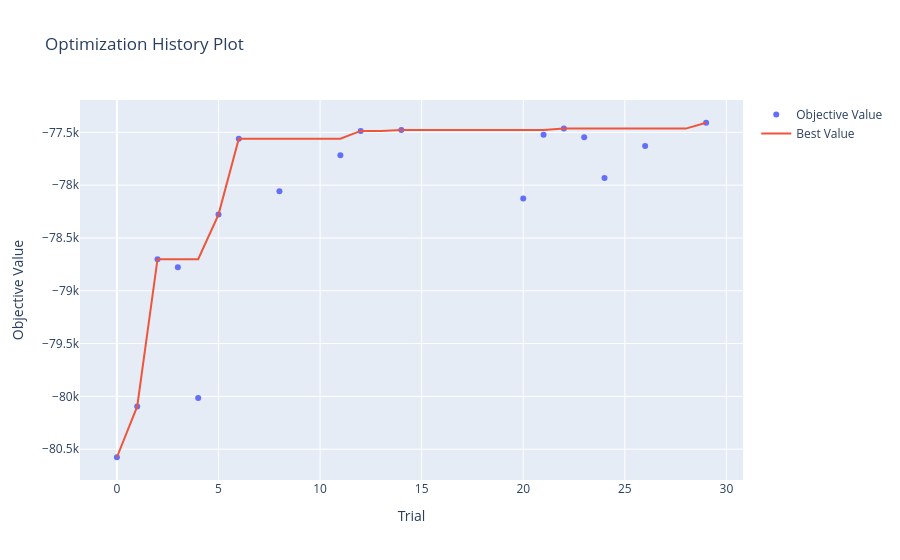
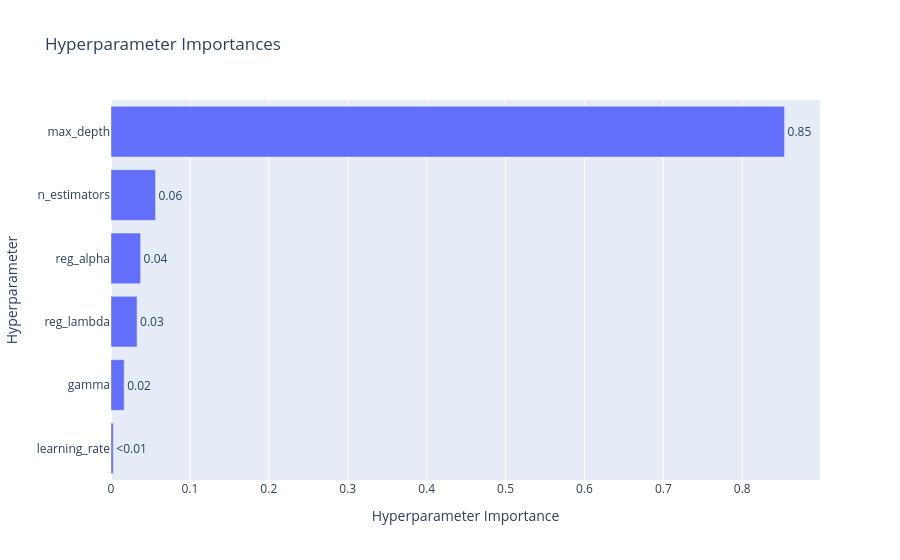

The notebook cell saved with these charts, in order:
### Markdown cell above
Наилучшие гиперпараметры LightGBM: {'learning_rate': 0.02509512932740078, 'max_depth': 7, 'n_estimators': 1630, 'num_leaves': 2, 'min_child_samples': 87, 'reg_alpha': 0.5694374143849233, 'reg_lambda': 0.4402439857576577}


MAE улучшилась после оптимизации: 81979.31->79513.11 (примерно на 3 п.п.)

Наибольший вклад в рост качества вложил гиперпараметр reg_lambda (L2-регуляризация)

### Code cell
def xgboost_params_func(trial):
    return {
        'learning_rate': trial.suggest_float('learning_rate', 0.01, 0.1, log=True),
        'max_depth': trial.suggest_int('max_depth', 3, 10),
        'n_estimators': trial.suggest_int('n_estimators', 500, 2000),
        'gamma': trial.suggest_float('gamma', 1e-8, 1.0),
        'reg_alpha': trial.suggest_float('reg_alpha', 1e-8, 10),
        'reg_lambda': trial.suggest_float('reg_lambda', 1e-8, 10),
        **default_xgboost_params
    }

def xgboost_estimator_func(params):
    return XGBRegressor(**params)

xgboost_study = optuna_helper.fit_study(
    xgboost_params_func, xgboost_estimator_func, scorer_func, visualize=True)

print('=== xgboost ===')
print('Наилучшие гиперпараметры:', xgboost_study.best_params)
print(f'MAE: {-xgboost_study.best_value:.2f}')

### Figure 1 — Plotly figure (JSON) as saved in the notebook; plotly's stock layout.template omitted (floating-point values rounded to 4 significant figures)
{"data": [{"mode": "markers", "name": "Objective Value", "type": "scatter", "x": [0, 1, 2, 3, 4, 5, 6, 8, 11, 12, 14, 20, 21, 22, 23, 24, 26, 29], "y": [-80580.0, -80100.0, -78700.0, -78780.0, -80010.0, -78280.0, -77560.0, -78060.0, -77720.0, -77490.0, -77480.0, -78130.0, -77520.0, -77460.0, -77550.0, -77930.0, -77630.0, -77410.0]}, {"mode": "lines", "name": "Best Value", "type": "scatter", "x": [0, 1, 2, 3, 4, 5, 6, 7, 8, 9, 10, 11, 12, 13, 14, 15, 16, 17, 18, 19, 20, 21, 22, 23, 24, 25, 26, 27, 28, 29], "y": [-80580.0, -80100.0, -78700.0, -78700.0, -78700.0, -78280.0, -77560.0, -77560.0, -77560.0, -77560.0, -77560.0, -77560.0, -77490.0, -77490.0, -77480.0, -77480.0, -77480.0, -77480.0, -77480.0, -77480.0, -77480.0, -77480.0, -77460.0, -77460.0, -77460.0, -77460.0, -77460.0, -77460.0, -77460.0, -77410.0]}, {"marker": {"color": "#cccccc"}, "mode": "markers", "name": "Infeasible Trial", "showlegend": false, "type": "scatter", "x": [], "y": []}], "layout": {"title": {"text": "Optimization History Plot"}, "xaxis": {"title": {"text": "Trial"}}, "yaxis": {"title": {"text": "Objective Value"}}}}

### Figure 2 — Plotly figure (JSON) as saved in the notebook; plotly's stock layout.template omitted (floating-point values rounded to 4 significant figures)
{"data": [{"cliponaxis": false, "hovertemplate": ["learning_rate (FloatDistribution): 0.0028596274612722513<extra></extra>", "gamma (FloatDistribution): 0.01664877064016966<extra></extra>", "reg_lambda (FloatDistribution): 0.03300385530100554<extra></extra>", "reg_alpha (FloatDistribution): 0.03749138146673371<extra></extra>", "n_estimators (IntDistribution): 0.05641230369083671<extra></extra>", "max_depth (IntDistribution): 0.8535840614399821<extra></extra>"], "name": "Objective Value", "orientation": "h", "text": ["<0.01", "0.02", "0.03", "0.04", "0.06", "0.85"], "textposition": "outside", "type": "bar", "x": [0.00286, 0.01665, 0.033, 0.03749, 0.05641, 0.8536], "y": ["learning_rate", "gamma", "reg_lambda", "reg_alpha", "n_estimators", "max_depth"]}], "layout": {"title": {"text": "Hyperparameter Importances"}, "xaxis": {"title": {"text": "Hyperparameter Importance"}}, "yaxis": {"title": {"text": "Hyperparameter"}}}}
